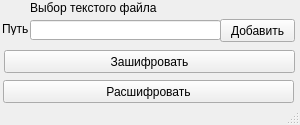
<?xml version="1.0" encoding="UTF-8"?>
<ui version="4.0">
 <class>MainWindow</class>
 <widget class="QMainWindow" name="MainWindow">
  <property name="geometry">
   <rect>
    <x>0</x>
    <y>0</y>
    <width>300</width>
    <height>125</height>
   </rect>
  </property>
  <property name="minimumSize">
   <size>
    <width>300</width>
    <height>125</height>
   </size>
  </property>
  <property name="maximumSize">
   <size>
    <width>300</width>
    <height>125</height>
   </size>
  </property>
  <property name="windowTitle">
   <string>MainWindow</string>
  </property>
  <widget class="QWidget" name="centralwidget">
   <widget class="QPushButton" name="getFolderButton">
    <property name="geometry">
     <rect>
      <x>220</x>
      <y>19</y>
      <width>75</width>
      <height>23</height>
     </rect>
    </property>
    <property name="minimumSize">
     <size>
      <width>61</width>
      <height>21</height>
     </size>
    </property>
    <property name="text">
     <string>Добавить</string>
    </property>
   </widget>
   <widget class="QLineEdit" name="folder">
    <property name="geometry">
     <rect>
      <x>30</x>
      <y>20</y>
      <width>191</width>
      <height>20</height>
     </rect>
    </property>
   </widget>
   <widget class="QLabel" name="label">
    <property name="geometry">
     <rect>
      <x>30</x>
      <y>0</y>
      <width>191</width>
      <height>16</height>
     </rect>
    </property>
    <property name="text">
     <string>Выбор текстого файла</string>
    </property>
   </widget>
   <widget class="QLabel" name="label_2">
    <property name="geometry">
     <rect>
      <x>2</x>
      <y>22</y>
      <width>47</width>
      <height>13</height>
     </rect>
    </property>
    <property name="text">
     <string>Путь</string>
    </property>
   </widget>
   <widget class="QPushButton" name="encryptButton">
    <property name="geometry">
     <rect>
      <x>4</x>
      <y>50</y>
      <width>291</width>
      <height>23</height>
     </rect>
    </property>
    <property name="text">
     <string>Зашифровать</string>
    </property>
   </widget>
   <widget class="QPushButton" name="decryptButton">
    <property name="geometry">
     <rect>
      <x>3</x>
      <y>80</y>
      <width>291</width>
      <height>23</height>
     </rect>
    </property>
    <property name="text">
     <string>Расшифровать</string>
    </property>
   </widget>
  </widget>
  <widget class="QMenuBar" name="menubar">
   <property name="geometry">
    <rect>
     <x>0</x>
     <y>0</y>
     <width>300</width>
     <height>21</height>
    </rect>
   </property>
  </widget>
  <widget class="QStatusBar" name="statusbar"/>
 </widget>
 <resources/>
 <connections/>
</ui>
